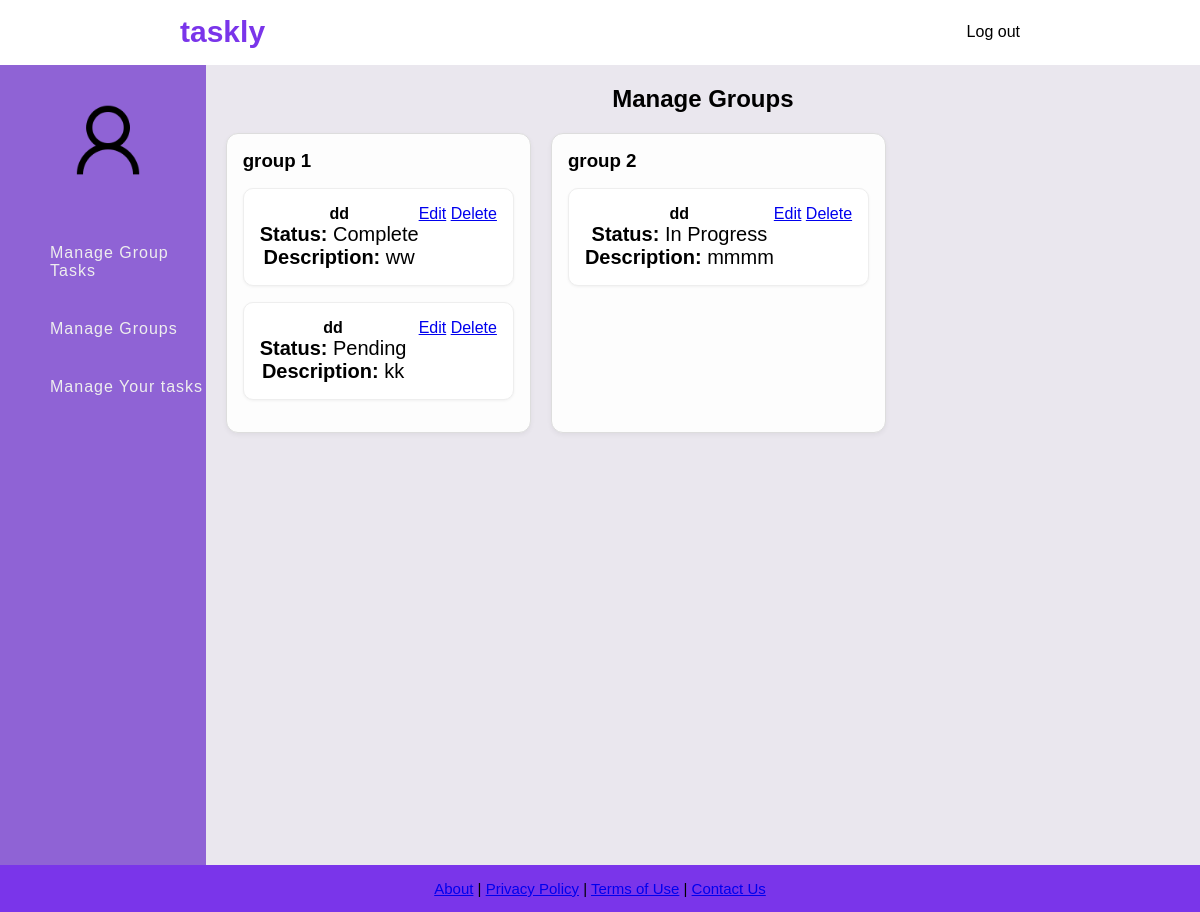
Before: /admin-tasks.php with the older database file.
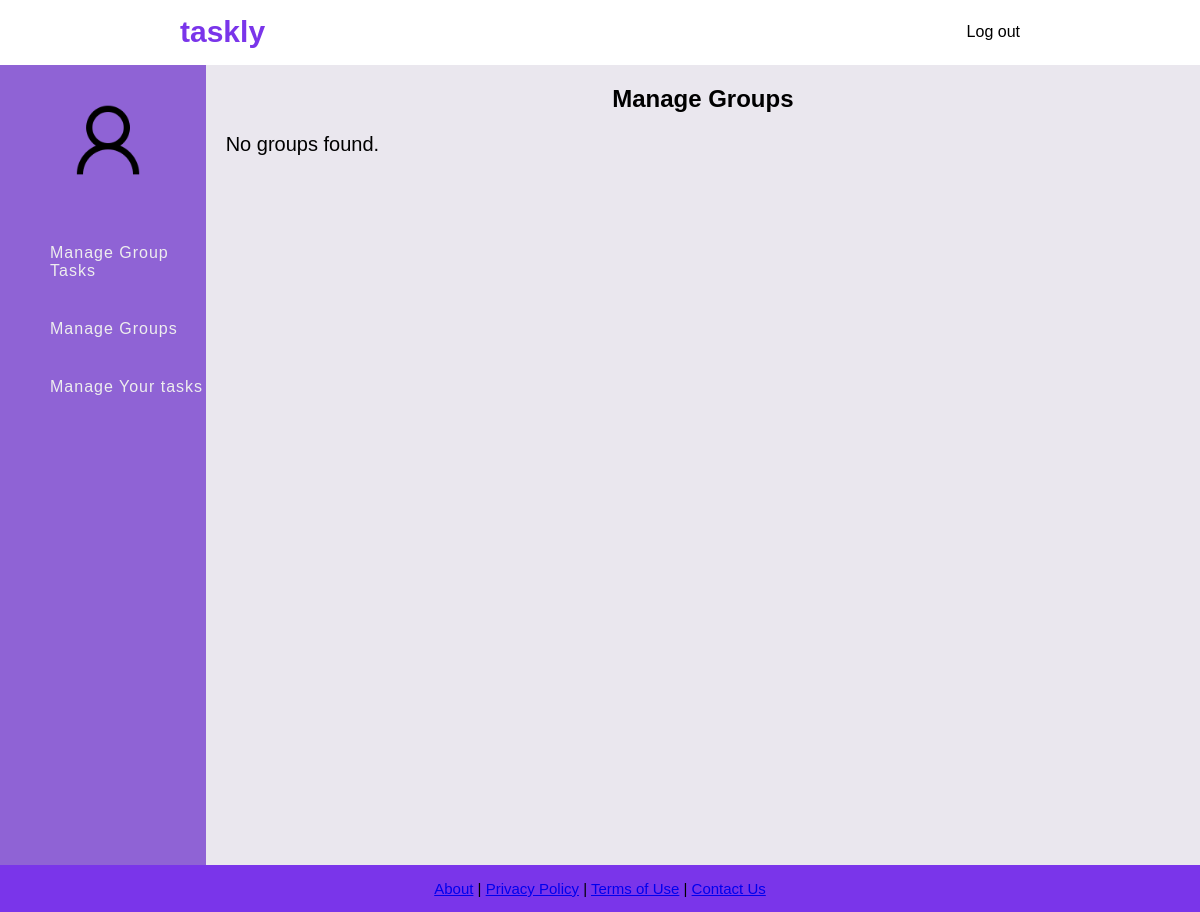
After: the same page with the newer database file.
### tables this page shows
CREATE TABLE GroupTable (
    Group_ID INTEGER PRIMARY KEY AUTOINCREMENT,
    Group_Name VARCHAR(255) NOT NULL,
    User_ID INTEGER NOT NULL,
    FOREIGN KEY (User_ID) REFERENCES User(User_ID) ON DELETE CASCADE
);

CREATE TABLE Group_Task (
    GroupTask_ID INTEGER PRIMARY KEY AUTOINCREMENT,
    GroupTask_Name VARCHAR(255) NOT NULL,
    GroupTask_Description TEXT NOT NULL,
    GroupTask_Status VARCHAR(50) NOT NULL,
    Group_ID INTEGER NOT NULL,
    FOREIGN KEY (Group_ID) REFERENCES GroupTable(Group_ID) ON DELETE CASCADE
);

### admin-tasks.php (the view, shortened to what this page needs)
<?php
include('db.php');
$userId = $_SESSION['user_id'] ?? 1;
$stmt = $conn->prepare("SELECT Group_ID, Group_Name FROM GroupTable WHERE User_ID = ?");
$stmt->execute([$userId]);
$groups = $stmt->fetchAll(PDO::FETCH_ASSOC);
$allGroupTasks = [];
if ($groups) {
    $stmt = $conn->prepare("
        SELECT GroupTask_ID, GroupTask_Name, GroupTask_Status, GroupTask_Description, Group_ID
        FROM Group_Task WHERE Group_ID IN (
            SELECT Group_ID FROM GroupTable WHERE User_ID = ?
        )
    ");
    $stmt->execute([$userId]);
    while ($task = $stmt->fetch(PDO::FETCH_ASSOC)) {
        $allGroupTasks[$task['Group_ID']][] = $task;
    }
}
?>
<!DOCTYPE html>
<html lang="en">
<head>
    <link rel="stylesheet" href="css/global.css">
</head>
<body>
<header class="navbar">
    <a href="admin-dashboard.php" class="navbar_title2"><h1>taskly</h1></a>
    <a class="navbar-index" href="logout.php">Log out</a>
</header>
<div class="container">
    <nav class="sidebar">
        <div class="user-profile">
            <a href="admin-profile.php"><img src="images/Sample_User_Icon.png" alt="User"></a>
            <h4><?php echo $_SESSION['User_Fname']; ?></h4>
        </div>
        <ul>
            <li><a href="admin-tasks.php">Manage Group Tasks</a></li>
            <li><a href="admin-group.php">Manage Groups</a></li>
            <li><a href="admin-task_personal.php">Manage Your tasks</a></li>
        </ul>
    </nav>
    <section class="task-content">
    <div class="task-container">
        <h2>Manage Groups</h2>
        <div class="tasklist-view">
            <?php if (!$groups): ?>
                <p>No groups found.</p>
            <?php else: ?>
                <?php foreach ($groups as $group): ?>
                    <div class="group-panel">
                        <div class="group-header">
                            <h3><?= htmlspecialchars($group['Group_Name']) ?></h3>
                        </div>
                        <div class="tasks-view">
                            <?php if (empty($allGroupTasks[$group['Group_ID']])): ?>
                                <p>No tasks for this group.</p>
                            <?php else: ?>
                                <?php foreach ($allGroupTasks[$group['Group_ID']] as $task): ?>
                                    <div class="task-card">
                                        <div class="task-info">
                                            <h4><?= htmlspecialchars($task['GroupTask_Name']) ?></h4>
                                            <p><strong>Status:</strong> <?= htmlspecialchars($task['GroupTask_Status']) ?></p>
                                            <p><strong>Description:</strong> <?= htmlspecialchars($task['GroupTask_Description'] ?? 'No description.') ?></p>
                                        </div>
                                        <br>
                                        <div class="task-actions">
                                            <a href="edit_grouptask.php?task_id=<?= $task['GroupTask_ID'] ?>">Edit</a>
                                            <a href="delete_grouptask.php?GroupTask_ID=<?= $task['GroupTask_ID'] ?>" onclick="return confirm('Delete this task?')">Delete</a>
                                        </div>
                                    </div>
                                <?php endforeach; ?>
                            <?php endif; ?>
                        </div>
                    </div>
                <?php endforeach; ?>
            <?php endif; ?>
        </div>
    </div>
    </section>
</div>
<footer class="footer">
    <p class="footer__text">
        <a href="#">About</a> | <a href="#">Privacy Policy</a> |
        <a href="#">Terms of Use</a> | <a href="#">Contact Us</a>
    </p>
</footer>
</body>
</html>

Changed rows visible on the page:
removed grouptable: Group_Name "group 1"
no longer on this page (row unchanged): group_task: GroupTask_Name "dd", GroupTask_Status "Complete", GroupTask_Description "ww", shown under "group 1"
no longer on this page (row unchanged): group_task: GroupTask_Name "dd", GroupTask_Status "Pending", GroupTask_Description "kk", shown under "group 1"
removed grouptable: Group_Name "group 2"
no longer on this page (row unchanged): group_task: GroupTask_Name "dd", GroupTask_Status "In Progress", GroupTask_Description "mmmm", shown under "group 2"
Other visible differences:
text now shown: "No groups found."
